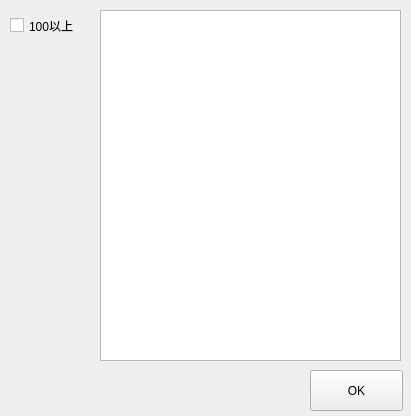
<?xml version="1.0" encoding="UTF-8"?>
<ui version="4.0">
 <class>SelectTargetForm</class>
 <widget class="QWidget" name="SelectTargetForm">
  <property name="geometry">
   <rect>
    <x>0</x>
    <y>0</y>
    <width>411</width>
    <height>416</height>
   </rect>
  </property>
  <property name="windowTitle">
   <string>Form</string>
  </property>
  <widget class="QCheckBox" name="chkUpper100">
   <property name="geometry">
    <rect>
     <x>10</x>
     <y>10</y>
     <width>91</width>
     <height>31</height>
    </rect>
   </property>
   <property name="text">
    <string>100以上</string>
   </property>
  </widget>
  <widget class="QPushButton" name="btnOK">
   <property name="geometry">
    <rect>
     <x>310</x>
     <y>370</y>
     <width>93</width>
     <height>41</height>
    </rect>
   </property>
   <property name="text">
    <string>OK</string>
   </property>
  </widget>
  <widget class="QTableView" name="tvMain">
   <property name="geometry">
    <rect>
     <x>100</x>
     <y>10</y>
     <width>301</width>
     <height>351</height>
    </rect>
   </property>
   <property name="selectionMode">
    <enum>QAbstractItemView::SingleSelection</enum>
   </property>
   <property name="selectionBehavior">
    <enum>QAbstractItemView::SelectRows</enum>
   </property>
  </widget>
 </widget>
 <resources/>
 <connections>
  <connection>
   <sender>btnOK</sender>
   <signal>clicked()</signal>
   <receiver>SelectTargetForm</receiver>
   <slot>btnOK_clicked()</slot>
   <hints>
    <hint type="sourcelabel">
     <x>312</x>
     <y>391</y>
    </hint>
    <hint type="destinationlabel">
     <x>225</x>
     <y>382</y>
    </hint>
   </hints>
  </connection>
  <connection>
   <sender>chkUpper100</sender>
   <signal>stateChanged(int)</signal>
   <receiver>SelectTargetForm</receiver>
   <slot>chkUpper100_stateChanged(int)</slot>
   <hints>
    <hint type="sourcelabel">
     <x>67</x>
     <y>25</y>
    </hint>
    <hint type="destinationlabel">
     <x>78</x>
     <y>71</y>
    </hint>
   </hints>
  </connection>
 </connections>
 <slots>
  <slot>btnOK_clicked()</slot>
  <slot>chkUpper100_stateChanged(int)</slot>
 </slots>
</ui>
